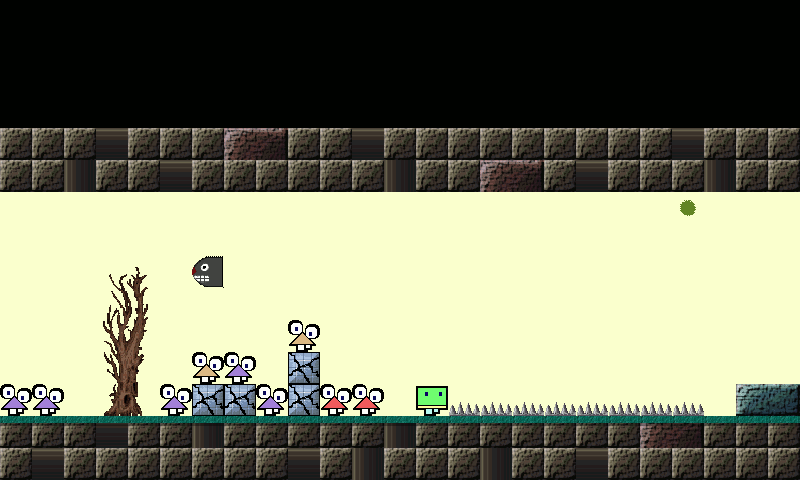

Rendered tile map (Tiled .tmx) drawn with the repository's tilesets; below, a short description and the full map source, tile grids included:
An orthogonal 25x15 tile map with 32x32 px tiles, 6 tile layers (Layer 0 tiles, Layer 1 underlays tiles, Layer 2 underlays sprites and player, Layer 3 underlays sprites and mobs, ...), 6 tilesets.

<map version="1.0.0" orientation="orthogonal" renderorder="right-down" width="25" height="15" tilewidth="32" tileheight="32" nextobjectid="1">
 <tileset firstgid="1" name="0" tilewidth="32" tileheight="32" tilecount="800" columns="8">
  <image source="../images/map0Tiles.png" width="256" height="3200" />
 </tileset>
 <tileset firstgid="801" name="1" tilewidth="32" tileheight="32" tilecount="1512" columns="8">
  <image source="../images/map1UnderlaysTiles.png" width="256" height="6050" />
 </tileset>
 <tileset firstgid="2313" name="2" tilewidth="32" tileheight="32" tilecount="64" columns="8">
  <image source="../images/map2UnderlaysSpritesAndPlayer.png" width="256" height="256" />
 </tileset>
 <tileset firstgid="2377" name="3" tilewidth="32" tileheight="32" tilecount="368" columns="8">
  <image source="../images/map3UnderlaysSpritesAndMobs.png" width="256" height="1500" />
 </tileset>
 <tileset firstgid="2745" name="4" tilewidth="32" tileheight="32" tilecount="120" columns="8">
  <image source="../images/map4OverlaysSprites.png" width="256" height="500" />
 </tileset>
 <tileset firstgid="2865" name="5" tilewidth="32" tileheight="32" tilecount="1000" columns="8">
  <image source="../images/map5OverlaysTiles.png" width="256" height="4000" />
 </tileset>
 <layer name="Layer 0 tiles" width="25" height="15">
  <data encoding="csv">
64,64,64,64,64,64,64,64,64,64,64,64,64,64,64,64,64,64,64,64,64,64,64,64,64,
64,64,64,64,64,64,64,64,64,64,64,64,64,64,64,64,64,64,64,64,64,64,64,64,64,
64,64,64,64,64,64,64,64,64,64,64,64,64,64,64,64,64,64,64,64,64,64,64,64,64,
64,64,64,64,64,64,64,64,64,64,64,64,64,64,64,64,64,64,64,64,64,64,64,64,64,
139,139,139,293,139,139,139,122,123,139,139,293,139,139,139,139,139,139,139,139,139,293,139,139,139,
139,139,285,139,139,293,139,139,139,139,139,139,285,139,139,122,123,139,293,139,139,139,285,139,139,
1,1,1,1,1,1,1,1,1,1,1,1,1,1,1,1,1,1,1,1,1,1,1,1,1,
1,1,1,1,1,1,1,1,1,1,1,1,1,1,1,1,1,1,1,1,1,1,1,1,1,
1,1,1,1,1,1,1,1,1,1,1,1,1,1,1,1,1,1,1,1,1,1,1,1,1,
1,1,1,1,1,1,1,1,1,1,1,1,1,1,1,1,1,1,1,1,1,1,1,1,1,
1,1,1,1,1,1,1,1,1,1,1,1,1,1,1,1,1,1,1,1,1,1,1,1,1,
1,1,1,1,1,1,1,1,1,1,1,1,1,1,1,1,1,1,1,1,1,1,1,1,1,
1,1,1,1,1,1,1,1,1,1,1,1,1,1,1,1,1,1,1,1,1,1,1,148,149,
139,139,139,293,139,139,285,139,139,139,139,139,285,139,139,139,139,139,139,139,122,123,139,139,139,
139,293,139,139,139,139,139,139,139,293,139,285,139,139,139,285,139,139,293,139,139,139,139,139,139
</data>
 </layer>
 <layer name="Layer 1 underlays tiles" width="25" height="15">
  <data encoding="csv">
0,0,0,0,0,0,0,0,0,0,0,0,0,0,0,0,0,0,0,0,0,0,0,0,0,
0,0,0,0,0,0,0,0,0,0,0,0,0,0,0,0,0,0,0,0,0,0,0,0,0,
0,0,0,0,0,0,0,0,0,0,0,0,0,0,0,0,0,0,0,0,0,0,0,0,0,
0,0,0,0,0,0,0,0,0,0,0,0,0,0,0,0,0,0,0,0,0,0,0,0,0,
0,0,0,0,0,0,0,0,0,0,0,0,0,0,0,0,0,0,0,0,0,0,0,0,0,
0,0,0,0,0,0,0,0,0,0,0,0,0,0,0,0,0,0,0,0,0,0,0,0,0,
0,0,0,0,0,0,0,0,0,0,0,0,0,0,0,0,0,0,0,0,0,0,0,0,0,
0,0,0,0,0,0,0,0,0,0,0,0,0,0,0,0,0,0,0,0,0,0,0,0,0,
0,0,0,0,0,0,0,0,0,0,0,0,0,0,0,0,0,0,0,0,0,0,0,0,0,
0,0,0,0,0,0,0,0,0,0,0,0,0,0,0,0,0,0,0,0,0,0,0,0,0,
0,0,0,0,0,0,0,0,0,0,0,0,0,0,0,0,0,0,0,0,0,0,0,0,0,
0,0,0,0,0,0,0,0,0,0,0,0,0,0,0,0,0,0,0,0,0,0,0,0,0,
0,0,0,0,0,0,0,0,0,0,0,0,0,0,0,0,0,0,0,0,0,0,0,0,0,
0,0,0,0,0,0,0,0,0,0,0,0,0,0,0,0,0,0,0,0,0,0,0,0,0,
0,0,0,0,0,0,0,0,0,0,0,0,0,0,0,0,0,0,0,0,0,0,0,0,0
</data>
 </layer>
 <layer name="Layer 2 underlays sprites and player" width="25" height="15">
  <data encoding="csv">
0,0,0,0,0,0,0,0,0,0,0,0,0,0,0,0,0,0,0,0,0,0,0,0,0,
0,0,0,0,0,0,0,0,0,0,0,0,0,0,0,0,0,0,0,0,0,0,0,0,0,
0,0,0,0,0,0,0,0,0,0,0,0,0,0,0,0,0,0,0,0,0,0,0,0,0,
0,0,0,0,0,0,0,0,0,0,0,0,0,0,0,0,0,0,0,0,0,0,0,0,0,
0,0,0,0,0,0,0,0,0,0,0,0,0,0,0,0,0,0,0,0,0,0,0,0,0,
0,0,0,0,0,0,0,0,0,0,0,0,0,0,0,0,0,0,0,0,0,0,0,0,0,
0,0,0,0,0,0,0,0,0,0,0,0,0,0,0,0,0,0,0,0,0,0,0,0,0,
0,0,0,0,0,0,0,0,0,0,0,0,0,0,0,0,0,0,0,0,0,0,0,0,0,
0,0,0,0,0,0,0,0,0,0,0,0,0,0,0,0,0,0,0,0,0,0,0,0,0,
0,0,0,0,0,0,0,0,0,0,0,0,0,0,0,0,0,0,0,0,0,0,0,0,0,
0,0,0,0,0,0,0,0,0,0,0,0,0,0,0,0,0,0,0,0,0,0,0,0,0,
0,0,0,0,0,0,0,0,0,0,0,0,0,0,0,0,0,0,0,0,0,0,0,0,0,
0,0,0,0,0,0,0,0,0,0,0,0,0,2313,0,0,0,0,0,0,0,0,0,0,0,
0,0,0,0,0,0,0,0,0,0,0,0,0,0,0,0,0,0,0,0,0,0,0,0,0,
0,0,0,0,0,0,0,0,0,0,0,0,0,0,0,0,0,0,0,0,0,0,0,0,0
</data>
 </layer>
 <layer name="Layer 3 underlays sprites and mobs" width="25" height="15">
  <data encoding="csv">
0,0,0,0,0,0,0,0,0,0,0,0,0,0,0,0,0,0,0,0,0,0,0,0,0,
0,0,0,0,0,0,0,0,0,0,0,0,0,0,0,0,0,0,0,0,0,0,0,0,0,
0,0,0,0,0,0,0,0,0,0,0,0,0,0,0,0,0,0,0,0,0,0,0,0,0,
0,0,0,0,0,0,0,0,0,0,0,0,0,0,0,0,0,0,0,0,0,0,0,0,0,
0,0,0,0,0,0,0,0,0,0,0,0,0,0,0,0,0,0,0,0,0,0,0,0,0,
0,0,0,0,0,0,0,0,0,0,0,0,0,0,0,0,0,0,0,0,0,0,0,0,0,
0,0,0,0,0,0,0,0,0,0,0,0,0,0,0,0,0,0,0,0,0,2695,0,0,0,
0,0,0,0,0,0,0,0,0,0,0,0,0,0,0,0,0,0,0,0,0,0,0,0,0,
0,0,0,0,0,0,2383,0,0,0,0,0,0,0,0,0,0,0,0,0,0,0,0,0,0,
0,0,0,0,0,0,0,0,0,0,0,0,0,0,0,0,0,0,0,0,0,0,0,0,0,
0,0,0,0,0,0,0,0,0,2427,0,0,0,0,0,0,0,0,0,0,0,0,0,0,0,
0,0,0,0,0,0,2427,2426,0,2699,0,0,0,0,0,0,0,0,0,0,0,0,0,0,0,
2426,2426,0,0,0,2426,2699,2699,2426,2699,2428,2428,0,0,2652,2652,2652,2652,2652,2652,2652,2652,0,0,0,
0,0,0,0,0,0,0,0,0,0,0,0,0,0,0,0,0,0,0,0,0,0,0,0,0,
0,0,0,0,0,0,0,0,0,0,0,0,0,0,0,0,0,0,0,0,0,0,0,0,0
</data>
 </layer>
 <layer name="Layer 4 overlays sprites" width="25" height="15">
  <data encoding="csv">
0,0,0,0,0,0,0,0,0,0,0,0,0,0,0,0,0,0,0,0,0,0,0,0,0,
0,0,0,0,0,0,0,0,0,0,0,0,0,0,0,0,0,0,0,0,0,0,0,0,0,
0,0,0,0,0,0,0,0,0,0,0,0,0,0,0,0,0,0,0,0,0,0,0,0,0,
0,0,0,0,0,0,0,0,0,0,0,0,0,0,0,0,0,0,0,0,0,0,0,0,0,
0,0,0,0,0,0,0,0,0,0,0,0,0,0,0,0,0,0,0,0,0,0,0,0,0,
0,0,0,0,0,0,0,0,0,0,0,0,0,0,0,0,0,0,0,0,0,0,0,0,0,
0,0,0,0,0,0,0,0,0,0,0,0,0,0,0,0,0,0,0,0,0,0,0,0,0,
0,0,0,0,0,0,0,0,0,0,0,0,0,0,0,0,0,0,0,0,0,0,0,0,0,
0,0,0,0,0,0,0,0,0,0,0,0,0,0,0,0,0,0,0,0,0,0,0,0,0,
0,0,0,0,0,0,0,0,0,0,0,0,0,0,0,0,0,0,0,0,0,0,0,0,0,
0,0,0,0,0,0,0,0,0,0,0,0,0,0,0,0,0,0,0,0,0,0,0,0,0,
0,0,0,0,0,0,0,0,0,0,0,0,0,0,0,0,0,0,0,0,0,0,0,0,0,
0,0,0,0,0,0,0,0,0,0,0,0,0,0,0,0,0,0,0,0,0,0,0,0,0,
0,0,0,0,0,0,0,0,0,0,0,0,0,0,0,0,0,0,0,0,0,0,0,0,0,
0,0,0,0,0,0,0,0,0,0,0,0,0,0,0,0,0,0,0,0,0,0,0,0,0
</data>
 </layer>
 <layer name="Layer 5 overlays tiles" width="25" height="15">
  <data encoding="csv">
0,0,0,0,0,0,0,0,0,0,0,0,0,0,0,0,0,0,0,0,0,0,0,0,0,
0,0,0,0,0,0,0,0,0,0,0,0,0,0,0,0,0,0,0,0,0,0,0,0,0,
0,0,0,0,0,0,0,0,0,0,0,0,0,0,0,0,0,0,0,0,0,0,0,0,0,
0,0,0,0,0,0,0,0,0,0,0,0,0,0,0,0,0,0,0,0,0,0,0,0,0,
0,0,0,0,0,0,0,0,0,0,0,0,0,0,0,0,0,0,0,0,0,0,0,0,0,
0,0,0,0,0,0,0,0,0,0,0,0,0,0,0,0,0,0,0,0,0,0,0,0,0,
0,0,0,0,0,0,0,0,0,0,0,0,0,0,0,0,0,0,0,0,0,0,0,0,0,
0,0,0,0,0,0,0,0,0,0,0,0,0,0,0,0,0,0,0,0,0,0,0,0,0,
0,0,0,2983,2984,0,0,0,0,0,0,0,0,0,0,0,0,0,0,0,0,0,0,0,0,
0,0,0,2991,2992,0,0,0,0,0,0,0,0,0,0,0,0,0,0,0,0,0,0,0,0,
0,0,0,2999,3000,0,0,0,0,0,0,0,0,0,0,0,0,0,0,0,0,0,0,0,0,
0,0,0,3007,3008,0,0,0,0,0,0,0,0,0,0,0,0,0,0,0,0,0,0,0,0,
0,0,0,3015,3016,0,0,0,0,0,0,0,0,0,0,0,0,0,0,0,0,0,0,0,0,
3145,3145,3145,3145,3145,3145,3145,3145,3145,3145,3145,3145,3145,3145,3145,3145,3145,3145,3145,3145,3145,3145,3145,3145,3145,
0,0,0,0,0,0,0,0,0,0,0,0,0,0,0,0,0,0,0,0,0,0,0,0,0
</data>
 </layer>
</map>
